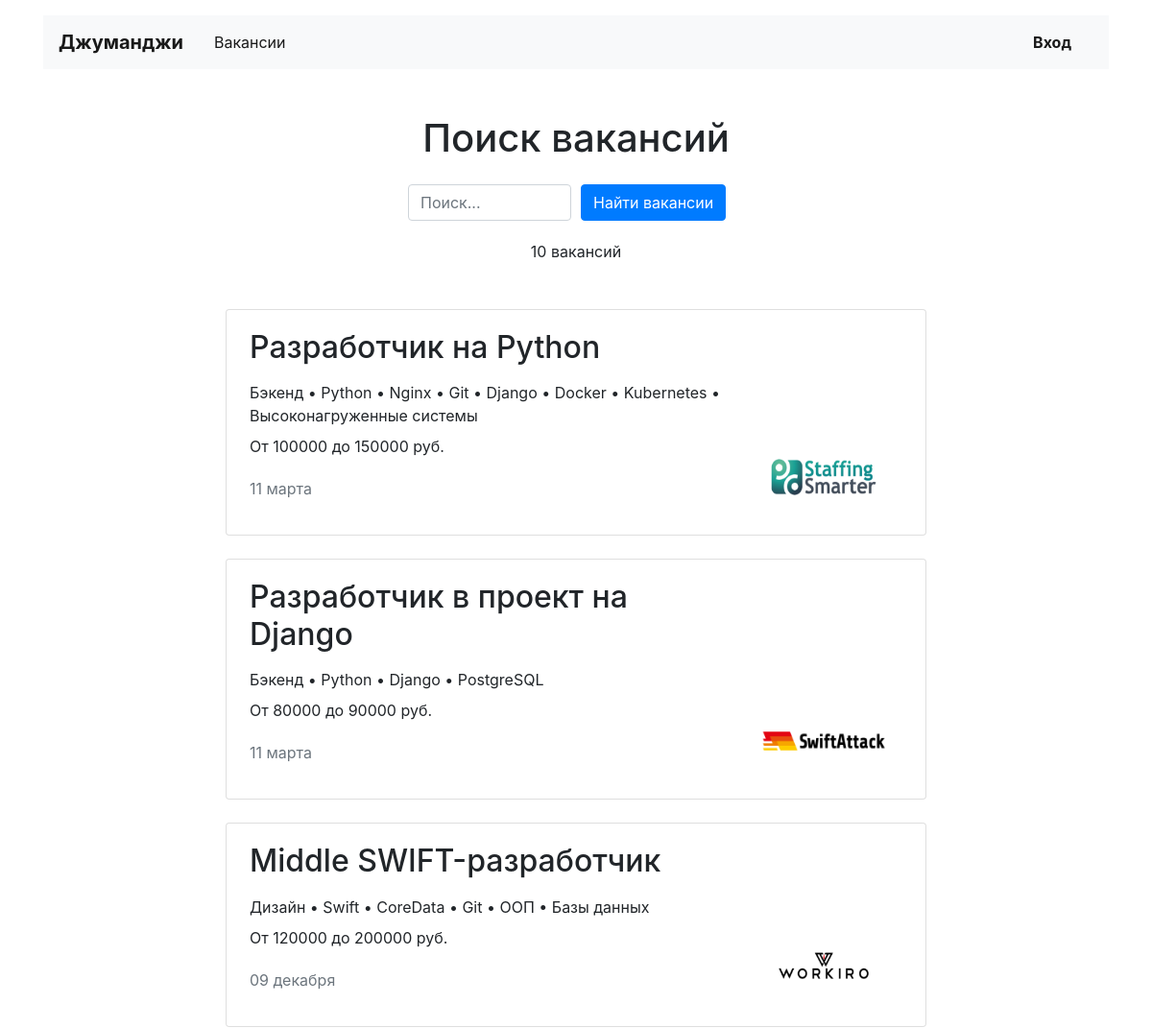
/vacancies/ (upper part), run on an earlier commit of the app's database.
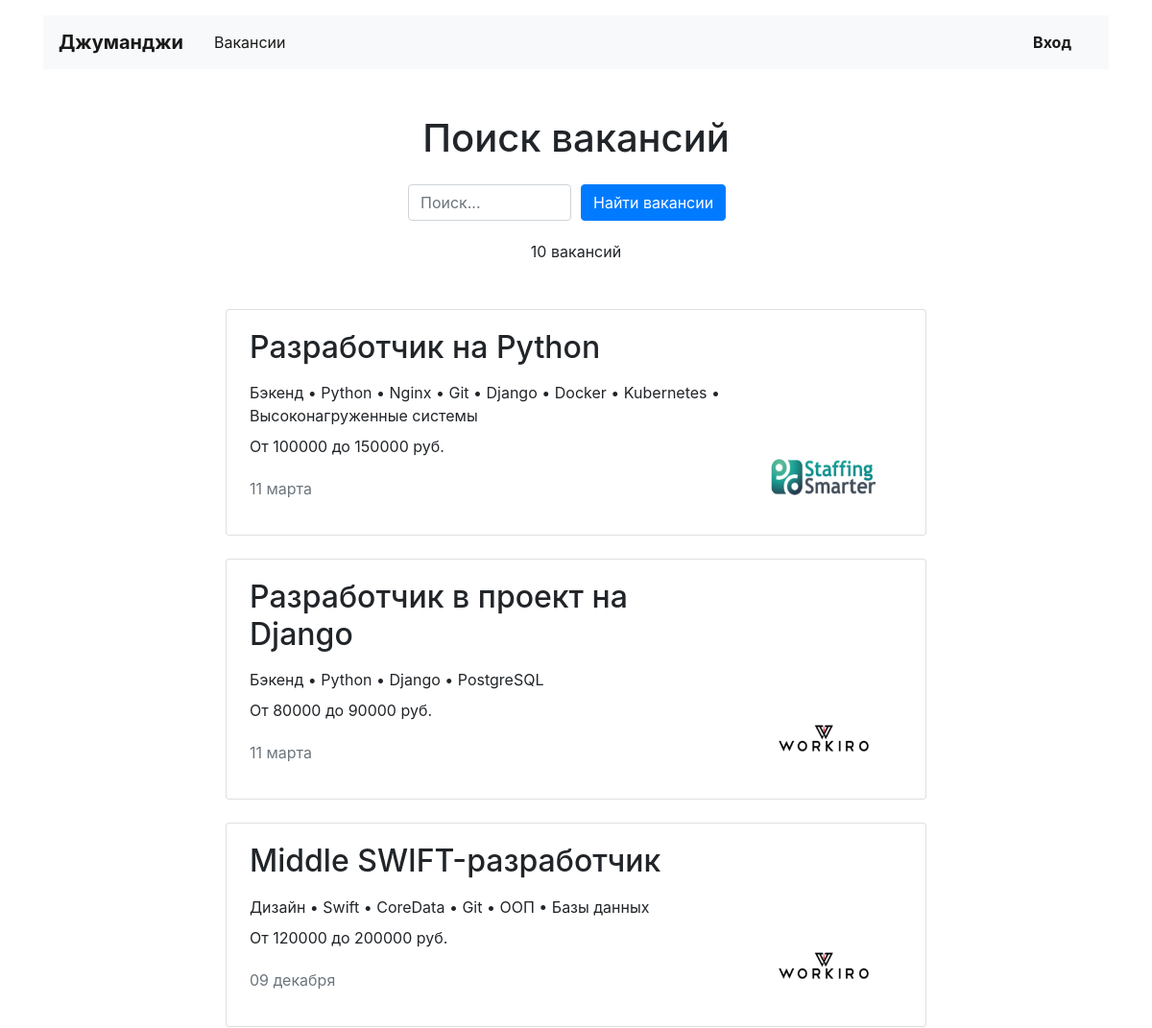
And on a later commit of the database.
### junior/models.py (models this page shows, shortened)
class Vacancy(models.Model):
    title = models.CharField(max_length=64)
    specialty = models.ForeignKey(Specialty, on_delete=models.CASCADE, related_name='vacancies', null=True)
    company = models.ForeignKey(Company, on_delete=models.CASCADE, related_name='vacancies', null=True)
    skills = models.TextField()
    description = models.TextField()
    salary_min = models.IntegerField()
    salary_max = models.IntegerField()
    published_at = models.DateField()

class Company(models.Model):
    name = models.CharField(max_length=64)
    location = models.CharField(max_length=64)
    logo = models.ImageField(upload_to=MEDIA_COMPANY_IMAGE_DIR)
    description = models.TextField()
    employee_count = models.IntegerField()
    owner = models.OneToOneField(User, on_delete=models.CASCADE, null=True)

class Specialty(models.Model):
    code = models.CharField(max_length=64)
    title = models.CharField(max_length=64)
    picture = models.ImageField(upload_to=MEDIA_SPECIALITY_IMAGE_DIR)

### junior/views/public.py (the view)
# urls.py: path('vacancies/', VacanciesListView.as_view()),
class VacanciesListView(View):
    def get(self, request):
        vacancies = Vacancy.objects.all()
        for vacancy in vacancies:
            vacancy.skills = vacancy.skills.split(', ')
        context = {
            'form': SearchVacanciesForm,
            'vacancies': vacancies,
            'count': vacancies.count(),
        }
        return render(request, 'junior/vacancies.html', context)

### junior/templates/junior/vacancies.html (shortened to what this page needs)
{% extends './base.html' %}
{% block content %}
<main class="container mt-3">
  <section>
    {% if category_name %}
      <h1 class="h1 text-center mt-5 mb-4">{{ category_name }}</h1>
    {% else %}
      <h1 class="h1 text-center mt-5 mb-4">Поиск вакансий</h1>
      <div class="row">
        <div class="col-md-7 col-lg-5 col-xl-4 col-sm-8 mx-auto">
          {% load crispy_forms_tags %}
          {% crispy form form.helper %}
        </div>
      </div>
    {% endif %}
    <p class="text-center pt-1">{{ count }} вакансий</p>
    <div class="row mt-5">
      <div class="col-12 col-lg-8 offset-lg-2 m-auto">
        {% if count %}
          {% for vacancy in vacancies %}
            <div class="card mb-4">
              <div class="card-body px-4">
                <div class="row">
                  <div class="col-12 col-md-8 col-lg-9">
                    <h2 class="h2 pb-2">{{ vacancy.title }}</h2>
                    <p class="mb-2">{{ vacancy.specialty.title }} • {{ vacancy.skills|join:" • " }}</p>
                    <p>От {{ vacancy.salary_min }} до {{ vacancy.salary_max }} руб.</p>
                    <p class="text-muted pt-1">{{ vacancy.published_at|date:"d E" }}</p>
                  </div>
                  <div class="col-12 col-md-4 col-lg-3 d-flex align-items-end">
                    <a href="/vacancies/{{ vacancy.id }}/"><img src="{{ vacancy.company.logo.url }}" width="130" height="80" alt=""></a>
                  </div>
                </div>
              </div>
            </div>
          {% endfor %}
        {% else %}
          <p class="h5 text-center mt-3 font-weight-normal">По запросу вакансий не найдено :-(</p>
        {% endif %}
      </div>
    </div>
  </section>
</main>
{% endblock %}

What changed in the data, as far as the page shows it:
changed through a linked row, Vacancy "Разработчик в проект на Django": company.logo: a different picture
